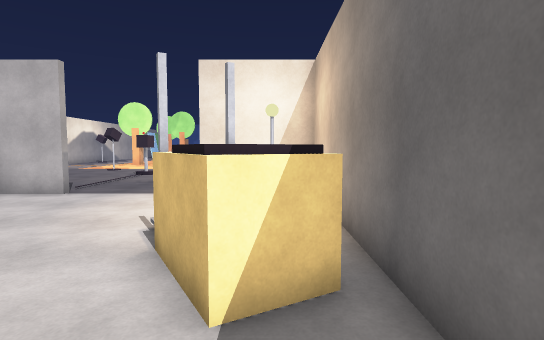
view 1 (above)

16 first-person views from a walk through a scene from a Unity 3-D project. The camera is 1.5 m above the floor, tilts 4° down and sees 80° across. The floor is counted in squares, 1 m on a side. Each view is taken from the middle of a square. On the plan, view 1 faces up. The plan holds only what a view shows up to about 15 squares ahead; the rest is blank. The place goes on beyond the plan. The player is left out. Some animated figures are not drawn.

view 2
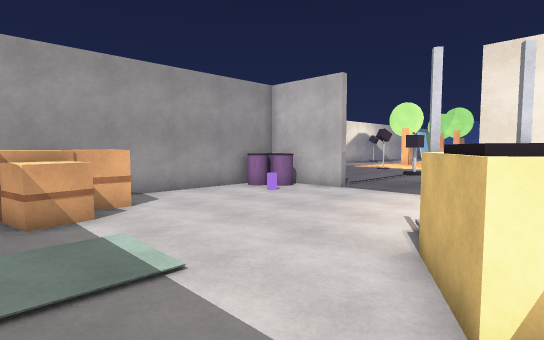

view 3
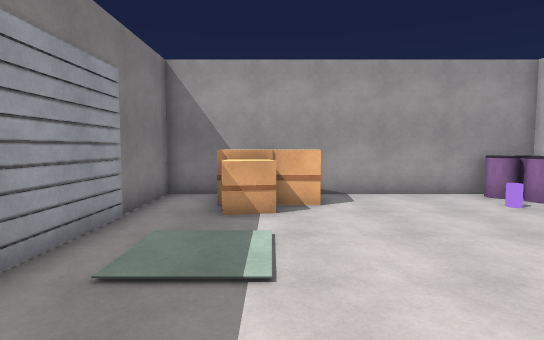

view 4
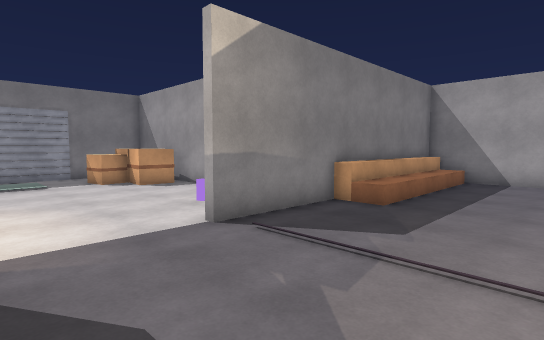

view 5
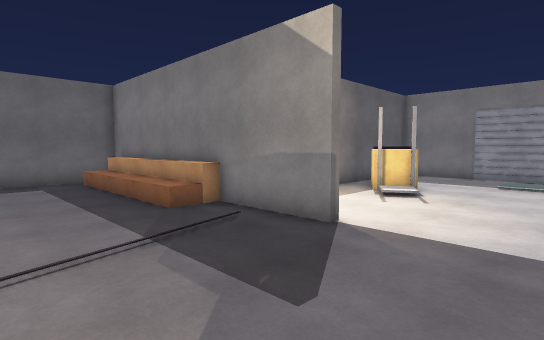

view 6
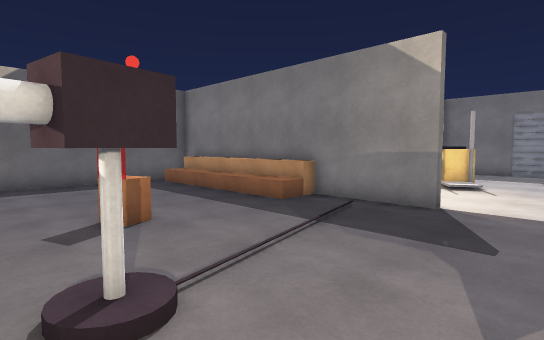

view 7
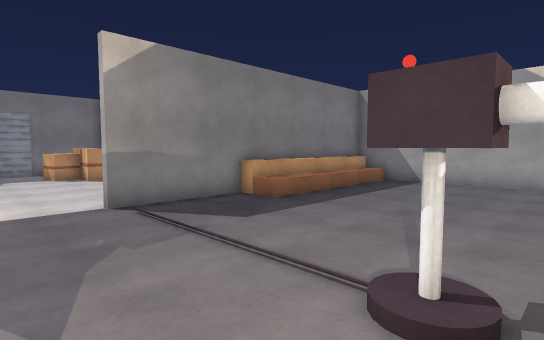

view 8
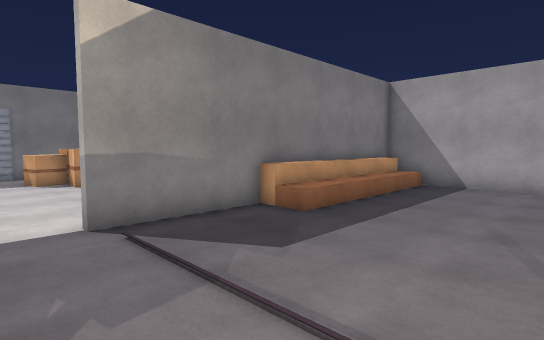

view 9
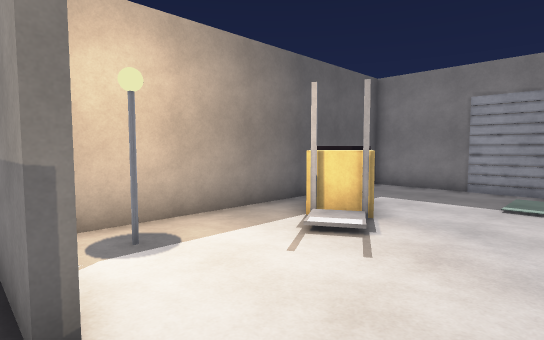

view 10
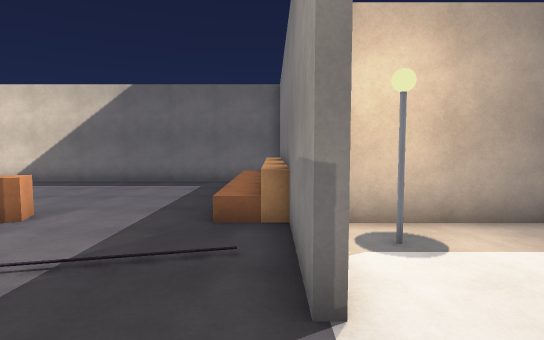

view 11
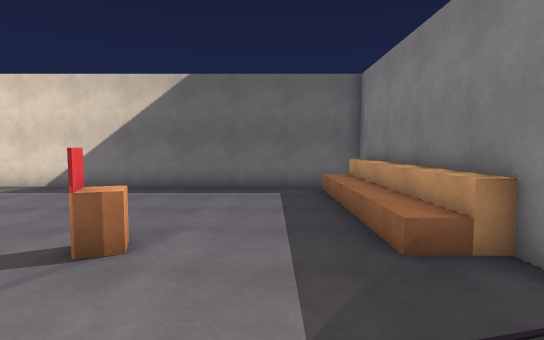

view 12
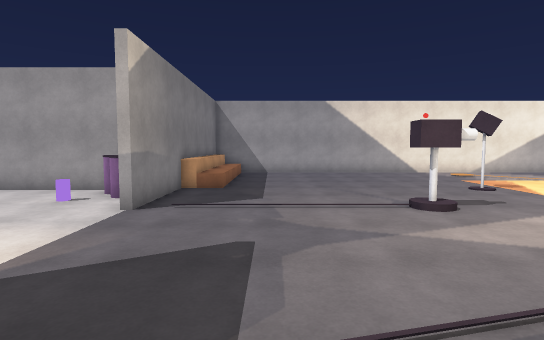

view 13
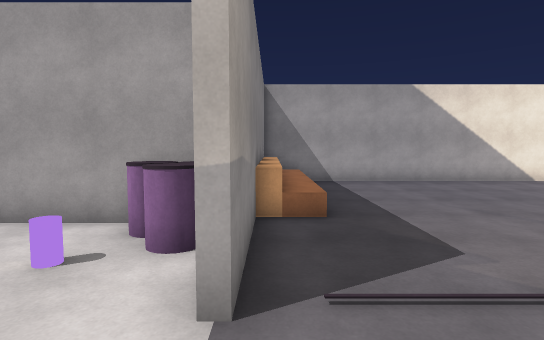

view 14
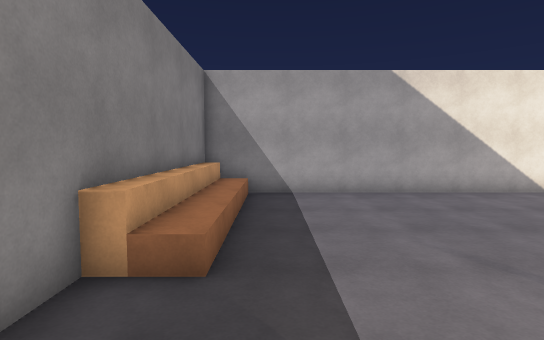

view 15
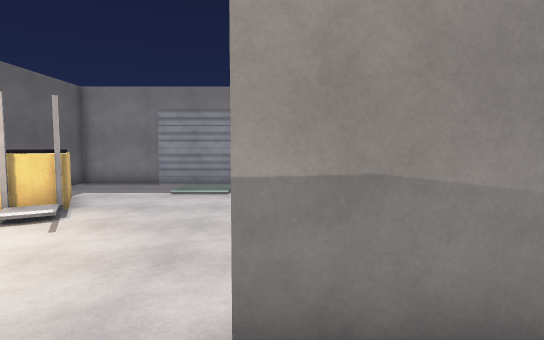

view 16
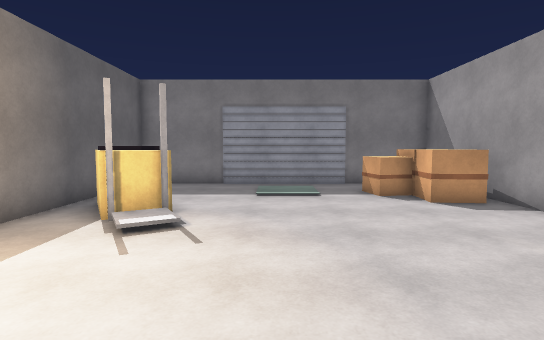

### Floor plan
Key: @ floor where view 1 was taken; # wall or solid block; . floor; / step, stairs or slope; O other object.
Columns run from 19 left of view 1 to 9 right of it. Each row starts with its distance up from view 1.
 19 #............... ...........#
 18 #...........O....O..........#
 17 #...................OO......#
 16 #....................O......#
 15 #...........................#
 14 #...........................#
 13 #...........................#
 12 ##///////............///////#
 11  #///////.###....####//////##
 10  ########OO.........########
  9         #OO........O#
  8         #..O........#
  7         #...........#
  6         #........//.#
  5         #......../OO#
  4         ##........OO#
  3          OO.......OO#
  2          OOO........#
  1          OOOO.......#
  0         #..........@#
 -1         #############

Where each view was taken, in squares from view 1:
view 1: 0 up, 0 right, facing up
view 2: 0 up, 0 right, facing up-left
view 3: 2 up, 0 right, facing left
view 4: 16 up, 3 left, facing down-left
view 5: 16 up, 6 left, facing down-right
view 6: 19 up, 5 left, facing down-right
view 7: 19 up, 4 left, facing down-left
view 8: 17 up, 5 left, facing down-left
view 9: 11 up, 5 left, facing down-right
view 10: 11 up, 5 left, facing right
view 11: 14 up, 3 left, facing right
view 12: 14 up, 1 right, facing left
view 13: 11 up, 4 left, facing left
view 14: 13 up, 7 left, facing left
view 15: 13 up, 7 left, facing down
view 16: 12 up, 4 left, facing down
